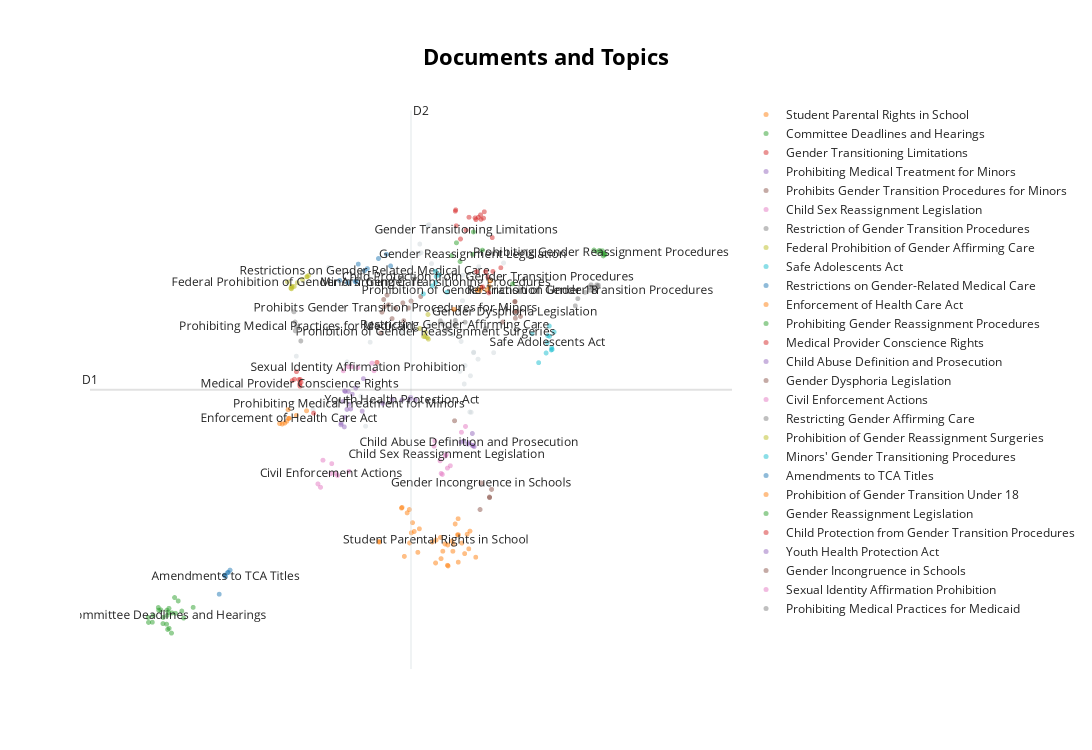

Notebook code for this chart:
### Code cell
# Visualize the documents in 2-dimensional space and show the titles on hover instead of the abstracts
# NOTE: You can hide the hover with `hide_document_hover=True` which is especially helpful if you have a large dataset
topic_model.visualize_documents(docs, reduced_embeddings=reduced_embeddings, custom_labels=True)
